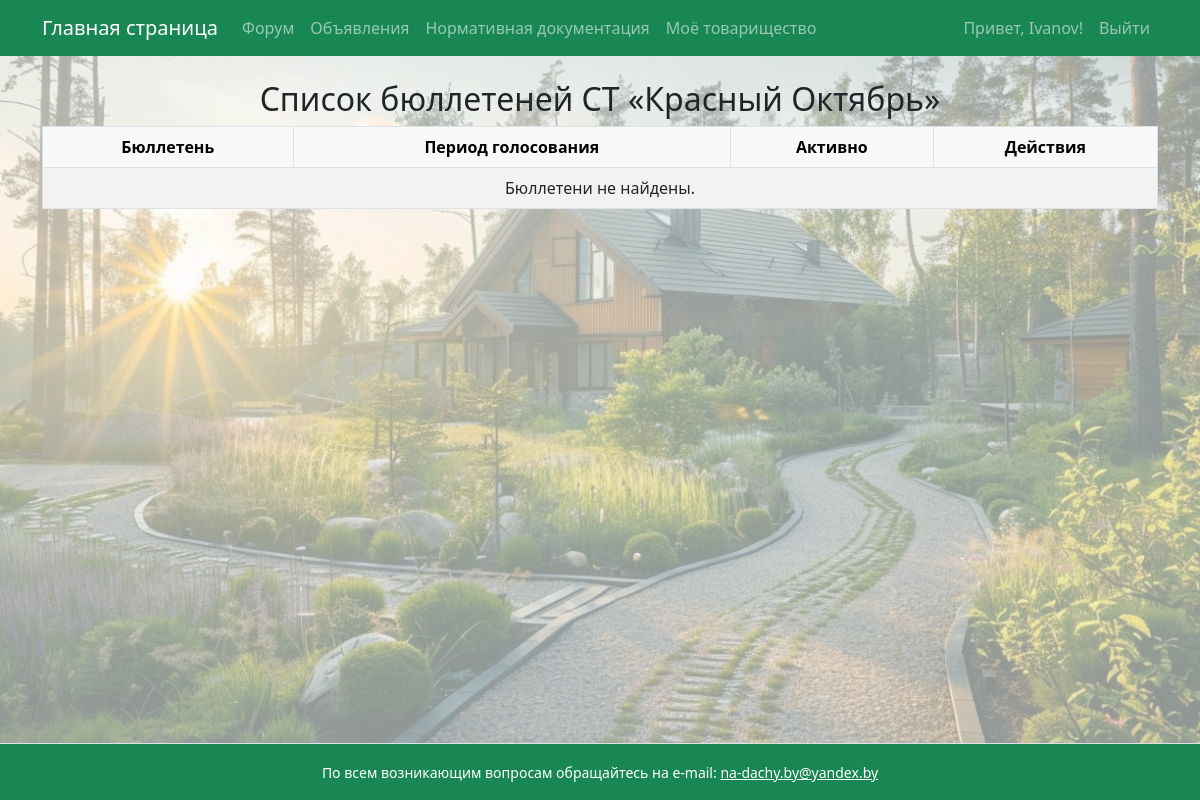
Page /ballots/ (signed in) on the earlier database version.
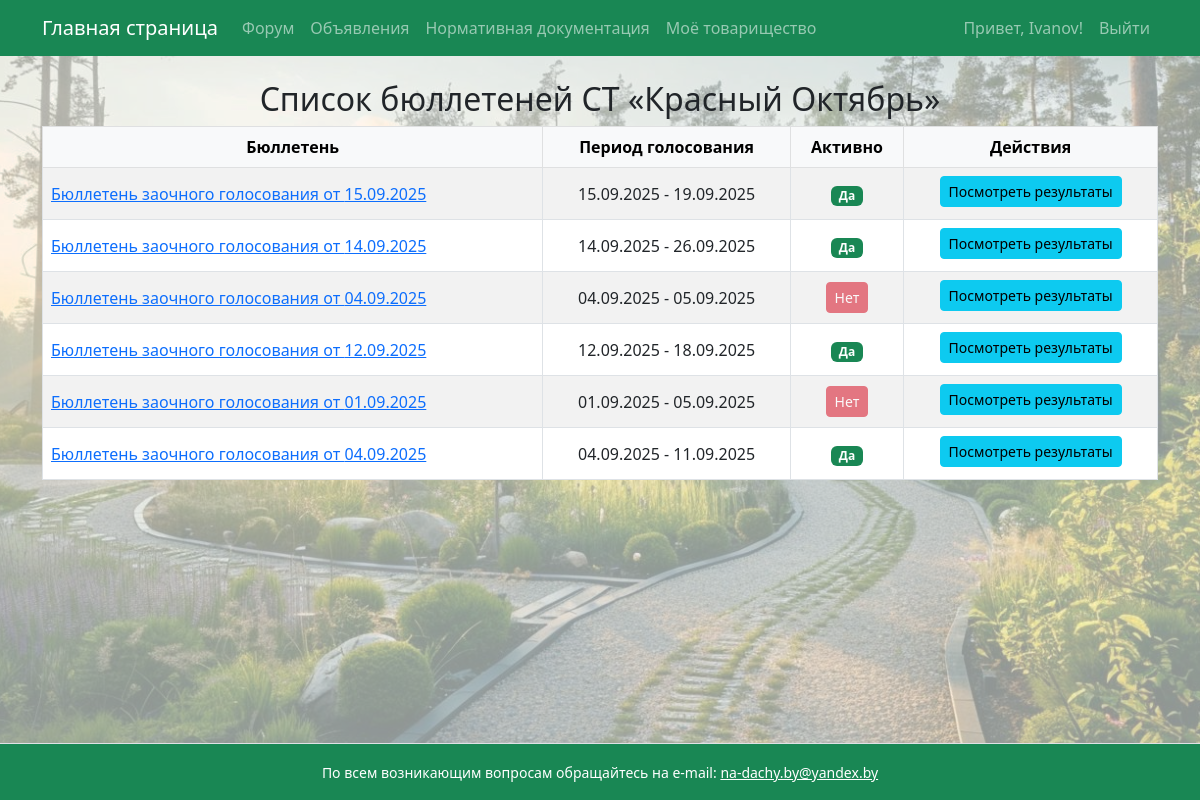
Same page on the later database version.
### garden/models.py (models this page shows, shortened)
class Community(models.Model):
    name = models.CharField(max_length=100)
    description = models.TextField(blank=True)
    legal_address = models.TextField("Юридический адрес", blank=True, null=True)
    postal_address = models.TextField("Почтовый адрес", blank=True, null=True)
    bank_details = models.TextField("Банковские реквизиты", blank=True, null=True)
    additional_info = models.TextField("Дополнительная информация", blank=True, null=True)
    messenger_group_link = models.URLField(
        "Ссылка на группу в мессенджере",
        max_length=400,
        blank=True,
        null=True,
        help_text="Ссылка на группу Viber или другую мессенджер-группу."
    )
    is_active = models.BooleanField(default=True, verbose_name="Активно на сайте")

class Ballot(models.Model):
    community = models.ForeignKey(Community, on_delete=models.CASCADE)
    agenda = models.TextField("Повестка дня общего собрания")
    instructions = models.TextField("Порядок заполнения бюллетеня", blank=True, null=True)
    submission_place = models.CharField("Место представления заполненных бюллетеней", max_length=255, blank=True, null=True)
    start_date = models.DateTimeField(default=timezone.now)
    end_date = models.DateTimeField(default=timezone.now)
    counting_commission_date = models.DateField()
    documents = models.FileField(upload_to="ballot_docs/", blank=True, null=True)
    active = models.BooleanField(default=True)
    created_at = models.DateTimeField(auto_now_add=True)

### garden/views.py (the view)
# urls.py: path('ballots/', views.ballot_list, name='ballot_list'),
@login_required
def ballot_list(request):
    community = getattr(request.user.profile, 'community', None)
    if not community:
        return render(request, 'no_profile.html')
    ballots = Ballot.objects.filter(community=community).order_by('-created_at')  # убрали active=True
    user_role = getattr(request.user.profile, 'role', None)
    context = {
        'community': community,
        'ballots': ballots,
        'is_chairman': (user_role == 'chairman'),
        'is_board_member': (user_role == 'board_member'),
    }
    return render(request, 'ballot_list.html', context)
    return render(request, 'ballot_list.html', context)

### garden/context_processors.py (called while the page is built)
def total_visits_processor(request):
    counter, created = PageVisit.objects.get_or_create(page_name='main_page')
    return {
        'total_visits': counter.visits
    }

def online_users_processor(request):
    now = timezone.now()
    active_threshold = now - timedelta(seconds=40)  # считаем активными за последние 40 секунд
    online_count = Profile.objects.filter(last_seen__gte=active_threshold).count()
    return {'online_users': online_count}

### garden/templates/ballot_list.html (shortened to what this page needs)
{% extends 'base.html' %}
{% block content %}
<h2 class="text-center">Список бюллетеней СТ «{{ community.name }}»</h2>
<div class="table-responsive">
  <table class="table table-bordered table-striped align-middle text-center">
      <thead class="table-light">
          <tr>
              <th>Бюллетень</th>
              <th>Период голосования</th>
              <th>Активно</th>
              <th>Действия</th>
          </tr>
      </thead>
      <tbody>
      {% for ballot in ballots %}
          <tr>
              <td class="text-start">
                <a href="{% url 'ballot_vote' ballot.id %}" class="d-block d-sm-inline">
                  Бюллетень заочного голосования от {{ ballot.start_date|date:"d.m.Y" }}
                </a>
              </td>
              <td class="align-middle">{{ ballot.start_date|date:"d.m.Y" }} - {{ ballot.end_date|date:"d.m.Y" }}</td>
              <td class="align-middle">
                  {% if ballot.active %}
                      <span class="badge bg-success">Да</span>
                  {% else %}
                      <span class="btn btn-sm btn-danger disabled" style="pointer-events: none;">Нет</span>
                  {% endif %}
              </td>
              <td class="align-middle">
                  <div class="btn-group flex-wrap" role="group" aria-label="Действия с бюллетенем">
                  {% if is_chairman %}
                      {% if ballot.active %}
                          <a href="{% url 'edit_ballot' ballot.id %}" class="btn btn-sm btn-primary mb-1">Редактировать</a>
                          <form method="post" action="{% url 'delete_ballot' ballot.id %}" class="d-inline mb-1"
                                onsubmit="return confirm('Подтвердите удаление бюллетеня. Это действие невозможно отменить. Продолжить?');">
                              {% csrf_token %}
                              <button type="submit" class="btn btn-sm btn-danger">Удалить</button>
                          </form>
                          <form method="post" action="{% url 'ballot_finish' ballot.id %}" class="d-inline mb-1"
                                onsubmit="return confirm('Завершить голосование? Действие нельзя отменить. Продолжить?');">
                              {% csrf_token %}
                              <button type="submit" class="btn btn-sm btn-warning">Завершить</button>
                          </form>
                      {% endif %}
                      <a href="{% url 'ballot_results' ballot.id %}" class="btn btn-sm btn-info mb-1">Посмотреть результаты</a>
                  {% elif is_board_member %}
                      <a href="{% url 'ballot_results' ballot.id %}" class="btn btn-sm btn-info mb-1">Посмотреть результаты</a>
                      <a href="{% url 'ballot_voters' ballot.id %}" class="btn btn-sm btn-secondary mb-1">Показать проголосовавших</a>
                  {% else %}
                      <a href="{% url 'ballot_results' ballot.id %}" class="btn btn-sm btn-info mb-1">Посмотреть результаты</a>
                  {% endif %}
                  </div>
              </td>
          </tr>
      {% empty %}
          <tr><td colspan="4" class="text-center">Бюллетени не найдены.</td></tr>
      {% endfor %}
      </tbody>
  </table>
</div>
{% endblock %}

### templates/base.html (shortened to what this page needs)
<!DOCTYPE html>
<html lang="ru">
<head>
    <link rel="stylesheet" href="https://cdn.jsdelivr.net/npm/bootstrap@5.3.0/dist/css/bootstrap.min.css">
</head>
<body>
    <div class="page-container">
        <nav class="navbar navbar-expand-lg navbar-dark bg-success mb-4">
            <div class="container">
                <a class="navbar-brand" href="{% url 'main_page' %}">Главная страница</a>
                <div class="collapse navbar-collapse" id="navbarSupportedContent">
                    <ul class="navbar-nav me-auto mb-2 mb-lg-0">
                        <li class="nav-item"><a class="nav-link" href="{% url 'forum' %}">Форум</a></li>
                        <li class="nav-item"><a class="nav-link" href="{% url 'ads' %}">Объявления</a></li>
                        <li class="nav-item"><a class="nav-link" href="https://strb.by/?page_id=22" target="_blank" rel="noopener noreferrer">Нормативная документация</a></li>
                        <li class="nav-item"><a class="nav-link" href="{% url 'my_community' %}">Моё товарищество</a></li>
                    </ul>
                    <ul class="navbar-nav ms-auto mb-2 mb-lg-0">
                        {% if user.is_authenticated %}
                            <li class="nav-item">
                                <span class="nav-link">Привет, {{ user.username }}!</span>
                            </li>
                            <li class="nav-item">
                                <a class="nav-link" href="#" onclick="event.preventDefault(); document.getElementById('logout-form').submit();">
                                    Выйти
                                </a>
                            </li>
                        {% else %}
                            <li class="nav-item"><a class="nav-link" href="{% url 'login' %}">Войти</a></li>
                        {% endif %}
                    </ul>
                </div>
            </div>
        </nav>
        <main class="content-wrap container">
            {% block content %}
            {% endblock %}
        </main>
        <footer class="bg-success text-center py-3 mt-4 border-top text-white">
            <div class="container">
                <small>
                    По всем возникающим вопросам обращайтесь на e-mail:
                    <a href="mailto:na-dachy.by@yandex.by" class="text-white text-decoration-underline">
                        na-dachy.by@yandex.by
                    </a>
                </small>
            </div>
        </footer>
    </div>
</body>
</body>
</html>

### templates/base.html (style rules this page uses)
body, html { height: 100%; margin: 0; }
.page-container { min-height: 100vh; display: flex; flex-direction: column; min-height: 100vh; background-image: url('/static/images/background.jpg'); background-repeat: no-repeat; background-position: center center; background-size: cover; background-color: rgba(240, 248, 245, 0.6); background-blend-mode: lighten; }
.content-wrap { flex: 1; }

Differences in the rows shown:
added Ballot: start_date "15.09.2025", end_date "19.09.2025", active "Да"
added Ballot: start_date "14.09.2025", end_date "26.09.2025", active "Да"
added Ballot: start_date "04.09.2025", end_date "05.09.2025", active "Нет"
added Ballot: start_date "12.09.2025", end_date "18.09.2025", active "Да"
added Ballot: start_date "01.09.2025", end_date "05.09.2025", active "Нет"
added Ballot: start_date "04.09.2025", end_date "11.09.2025", active "Да"
Other differences:
text no longer shown: "Бюллетени не найдены."
